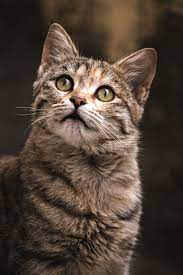
#> input picture OpenCV Course/images/1.jpeg, 183 x 275 px, found by its file name
$ python basics.py
#> lines starting #> are read from the running program, lines starting #| are printed output that depends on the picture; after the words box and inside, x2 and y2 are one past the last pixel; in counts of white or black regions, pixels touching at a corner belong together
import cv2 as cv
PATH_IMG = "C:/Users/lenovo/Desktop/VSCode/cv_course/images/"
PATH_VID = "C:/Users/lenovo/Desktop/VSCode/cv_course/videos/"


img = cv.imread(PATH_IMG+"1.jpeg")
#> img is the input picture: shape (275, 183, 3); mean B, G, R 55.8, 66.1, 81.6
'''cv.imshow("Cat",img)'''


###* Conveting to Grayscale
gray = cv.cvtColor(img,cv.COLOR_BGR2GRAY)
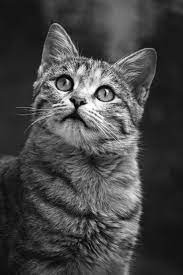
#> gray: shape (275, 183); min 0, max 255, mean 69.6
'''cv.imshow("Gray",gray)'''

###* Blur
blur = cv.GaussianBlur(img,(3,3),cv.BORDER_DEFAULT) # There are many alternative of GaussianBlur , But we will use this
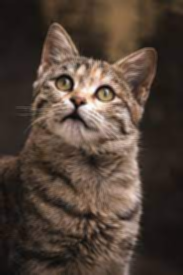
#> blur: shape (275, 183, 3); mean B, G, R 55.8, 66.1, 81.6
'''cv.imshow("Blur",blur)'''

###* Edge Cascade
""" When we applying Blur Before this , we will get lower Edge Detection"""
canny = cv.Canny(img,125,175)  # There are many alternative of GaussianBlur , But we will use this
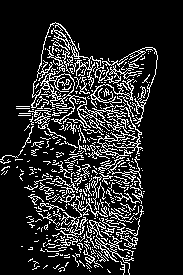
#> canny: shape (275, 183); 15.1% white in thin lines or dots, all inside (x1, y1, x2, y2) = (0, 22, 158, 275)
'''cv.imshow("Blur",canny)'''

###* Dilaing the Image
dilated = cv.dilate(canny,(3,3),iterations = 1)
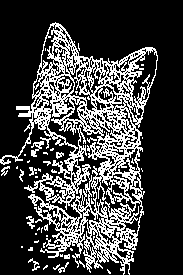
#> dilated: shape (275, 183); 25.2% white in thin lines or dots, all inside (x1, y1, x2, y2) = (0, 22, 158, 275)
'''cv.imshow("Blur",dilated)'''

###* Eroding
""" Back to cascade"""
eroded = cv.erode(dilated,(3,3,),iterations=3)
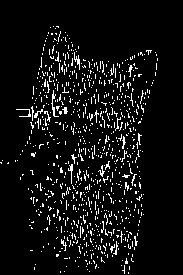
#> eroded: shape (275, 183); 6.8% white in thin lines or dots, all inside (x1, y1, x2, y2) = (0, 26, 158, 274)
'''cv.imshow("Blur",eroded)'''

###* Resize
""" Ignoring Aspect Issue"""
resized = cv.resize(img,(500,500),interpolation=cv.INTER_LINEAR)
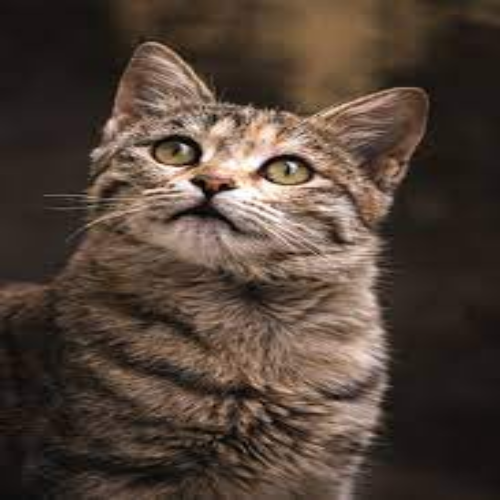
#> resized: shape (500, 500, 3); mean B, G, R 55.7, 66, 81.5
'''cv.imshow("Blur",resized)'''

###* Cropping
cropped = img[100:200,100:200]
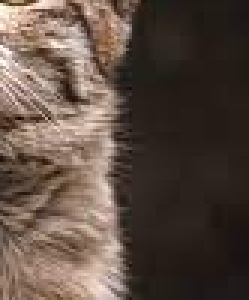
#> cropped: shape (100, 83, 3) (shown 3 times larger); mean B, G, R 67.6, 77.3, 93.3
'''cv.imshow("Blur",cropped)'''


cv.waitKey(0)

$ run again, with OpenCV Course/images/2.jpeg copied over OpenCV Course/images/1.jpeg
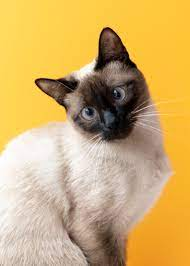
#> input picture OpenCV Course/images/2.jpeg, 190 x 266 px, found by its file name
#> img is the input picture: shape (266, 190, 3); mean B, G, R 108.7, 174.2, 208.4
#> `canny = cv.Canny(img,125,175)`:
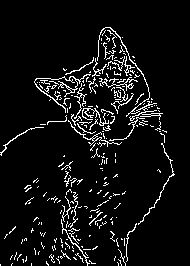
#> canny: shape (266, 190); 6.7% white in thin lines or dots, all inside (x1, y1, x2, y2) = (0, 27, 175, 266)
#> eroded: shape (266, 190); 2.1% white in thin lines or dots, all inside (x1, y1, x2, y2) = (0, 33, 174, 266)
#> `cropped = img[100:200,100:200]`:
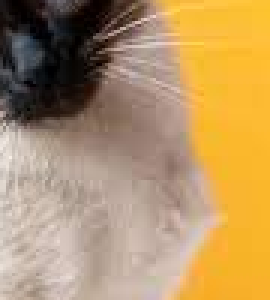
#> cropped: shape (100, 90, 3) (shown 3 times larger); mean B, G, R 102, 147.8, 179.4

$ run again, with OpenCV Course/images/3.jpeg copied over OpenCV Course/images/1.jpeg
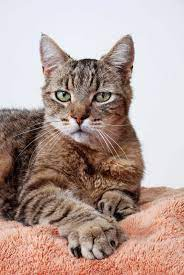
#> input picture OpenCV Course/images/3.jpeg, 184 x 275 px, found by its file name
#> img is the input picture: shape (275, 184, 3); mean B, G, R 152.3, 159, 181.1
#> `canny = cv.Canny(img,125,175)`:
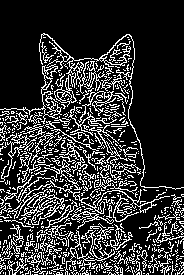
#> canny: shape (275, 184); 20% white in thin lines or dots, all inside (x1, y1, x2, y2) = (0, 33, 184, 275)
#> eroded: shape (275, 184); 9.4% white in thin lines or dots, all inside (x1, y1, x2, y2) = (0, 36, 184, 275)
#> `cropped = img[100:200,100:200]`:
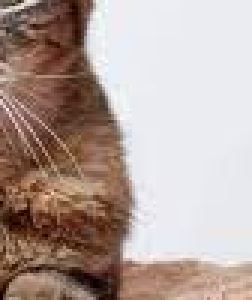
#> cropped: shape (100, 84, 3) (shown 3 times larger); mean B, G, R 155.8, 162.5, 179.8

$ run again, with OpenCV Course/images/5.jpeg copied over OpenCV Course/images/1.jpeg
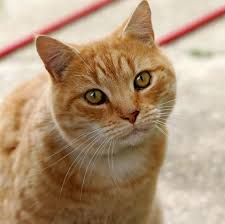
#> input picture OpenCV Course/images/5.jpeg, 225 x 224 px, found by its file name
#> img is the input picture: shape (224, 225, 3); mean B, G, R 120.8, 148.9, 175.9
#> canny: shape (224, 225); 8% white in thin lines or dots
#> dilated: shape (224, 225); 13% white in thin lines or dots
#> eroded: shape (224, 225); 2.3% white in thin lines or dots
#> `cropped = img[100:200,100:200]`:
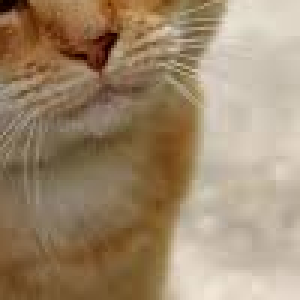
#> cropped: shape (100, 100, 3) (shown 3 times larger); mean B, G, R 109.4, 136.6, 158.4
